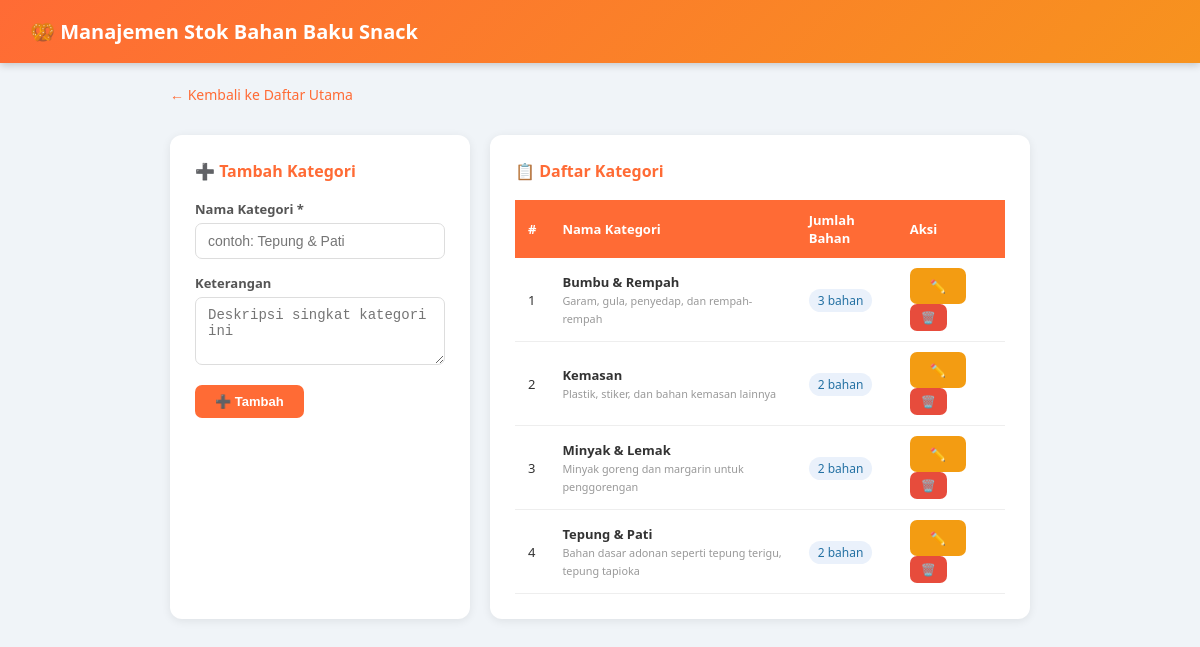
The page /kategori.php on the database its author committed.
### tables this page shows
CREATE TABLE IF NOT EXISTS kategori_bahan (
    id_kategori INT AUTO_INCREMENT PRIMARY KEY,
    nama_kategori VARCHAR(100) NOT NULL,
    keterangan TEXT,
    created_at TIMESTAMP DEFAULT CURRENT_TIMESTAMP
);

### kategori.php (the view, shortened to what this page needs)
<?php
require_once 'db.php';
$edit_data = null;
$sql_kat = "SELECT k.*, COUNT(b.id_bahan) as jumlah_bahan
            FROM kategori_bahan k
            LEFT JOIN bahan_baku b ON k.id_kategori = b.id_kategori
            GROUP BY k.id_kategori
            ORDER BY k.nama_kategori";
$list_kat = mysqli_query($conn, $sql_kat);
?>
<!DOCTYPE html>
<html lang="id">
<head>
</head>
<body>
<header>
    <h1>🥨 Manajemen Stok Bahan Baku Snack</h1>
</header>
<div style="max-width:900px; margin: 20px auto; padding: 0 20px;">
    <a href="index.php" style="color:#ff6b35; text-decoration:none; font-size:14px;">← Kembali ke Daftar Utama</a>
</div>
<div class="container">
    <div class="card form-left">
        <?php if ($edit_data): ?>
        <h2>✏️ Edit Kategori</h2>
        <form method="POST">
            <input type="hidden" name="aksi" value="edit">
            <input type="hidden" name="id_kategori" value="<?= $edit_data['id_kategori'] ?>">
        <?php else: ?>
        <h2>➕ Tambah Kategori</h2>
        <form method="POST">
        <?php endif; ?>
            <div class="form-group">
                <label>Nama Kategori *</label>
                <input type="text" name="nama_kategori" required
                       placeholder="contoh: Tepung & Pati"
                       value="<?= $edit_data ? htmlspecialchars($edit_data['nama_kategori']) : '' ?>">
            </div>
            <div class="form-group">
                <label>Keterangan</label>
                <textarea name="keterangan" rows="3"
                          placeholder="Deskripsi singkat kategori ini"><?= $edit_data ? htmlspecialchars($edit_data['keterangan'] ?? '') : '' ?></textarea>
            </div>
            <div style="display:flex; gap:8px;">
                <button type="submit" class="btn <?= $edit_data ? 'btn-warning' : 'btn-primary' ?>">
                    <?= $edit_data ? '💾 Simpan' : '➕ Tambah' ?>
                </button>
            </div>
        </form>
    </div>
    <div class="card table-right">
        <h2>📋 Daftar Kategori</h2>
        <table>
            <thead>
                <tr>
                    <th>#</th>
                    <th>Nama Kategori</th>
                    <th>Jumlah Bahan</th>
                    <th>Aksi</th>
                </tr>
            </thead>
            <tbody>
            <?php
            $no = 1;
            while ($kat = mysqli_fetch_assoc($list_kat)): ?>
                <tr>
                    <td><?= $no++ ?></td>
                    <td>
                        <strong><?= htmlspecialchars($kat['nama_kategori']) ?></strong>
                        <?php if ($kat['keterangan']): ?>
                        <br><small style="color:#999;"><?= htmlspecialchars($kat['keterangan']) ?></small>
                        <?php endif; ?>
                    </td>
                    <td><span class="badge-count"><?= $kat['jumlah_bahan'] ?> bahan</span></td>
                    <td>
                        <a href="kategori.php?edit=<?= $kat['id_kategori'] ?>" class="btn btn-warning">✏️</a>
                        <a href="kategori.php?hapus=<?= $kat['id_kategori'] ?>" class="btn btn-danger"
                           onclick="return confirm('Hapus kategori ini?')">🗑️</a>
                    </td>
                </tr>
            <?php endwhile; ?>
            </tbody>
        </table>
    </div>
</div>
</body>
</html>

### kategori.php (style rules this page uses)
* { margin: 0; padding: 0; box-sizing: border-box; }
body { font-family: 'Segoe UI', sans-serif; background: #f0f4f8; color: #333; }
header { background: linear-gradient(135deg, #ff6b35, #f7931e); color: white; padding: 18px 30px; box-shadow: 0 2px 8px rgba(0,0,0,0.2); }
header h1 { font-size: 20px; }
.container { max-width: 900px; margin: 30px auto; padding: 0 20px; display: flex; gap: 20px; flex-wrap: wrap; }
.card { background: white; border-radius: 12px; padding: 25px; box-shadow: 0 2px 10px rgba(0,0,0,0.08); }
.card h2 { font-size: 16px; margin-bottom: 18px; color: #ff6b35; }
.form-left { flex: 0 0 300px; }
.table-right { flex: 1; min-width: 280px; }
.form-group { margin-bottom: 15px; }
label { display: block; font-size: 13px; font-weight: 600; color: #555; margin-bottom: 5px; }
input[type="text"], textarea { width: 100%; padding: 9px 12px; border: 1.5px solid #ddd; border-radius: 7px; font-size: 14px; outline: none; transition: border 0.2s; }
.btn { display: inline-block; padding: 9px 20px; border-radius: 7px; font-size: 13px; font-weight: 600; cursor: pointer; border: none; text-decoration: none; transition: opacity 0.2s; }
.btn-primary { background: #ff6b35; color: white; }
.btn-warning { background: #f39c12; color: white; }
.btn-danger { background: #e74c3c; color: white; font-size: 12px; padding: 5px 11px; }
table { width: 100%; border-collapse: collapse; }
thead { background: #ff6b35; color: white; }
thead th { padding: 11px 13px; text-align: left; font-size: 13px; }
tbody tr { border-bottom: 1px solid #eee; }
tbody td { padding: 10px 13px; font-size: 13px; }
.badge-count { background: #eaf1fb; color: #2471a3; padding: 3px 9px; border-radius: 20px; font-size: 12px; }

### rows shown on the page
kategori_bahan: nama_kategori "Bumbu & Rempah", keterangan "Garam, gula, penyedap, dan rempah-rempah", jumlah_bahan "3"
kategori_bahan: nama_kategori "Kemasan", keterangan "Plastik, stiker, dan bahan kemasan lainnya", jumlah_bahan "2"
kategori_bahan: nama_kategori "Minyak & Lemak", keterangan "Minyak goreng dan margarin untuk penggorengan", jumlah_bahan "2"
kategori_bahan: nama_kategori "Tepung & Pati", keterangan "Bahan dasar adonan seperti tepung terigu, tepung tapioka", jumlah_bahan "2"
